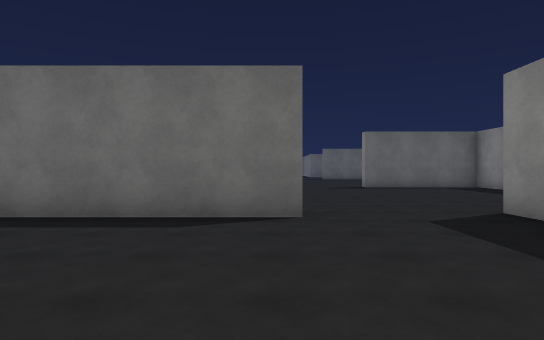
[1] (above)

24 first-person views from a walk through a Unity game level. The camera is 1.4 m above the floor, looks level and sees 75° across. The floor is counted in squares, 2 m on a side. Each view is taken from the middle of a square. On the plan, view 1 faces up. The plan holds only what a view shows up to about 11 squares ahead; the rest is blank. The place goes on beyond the plan. The player character is not drawn. Surface patterns are stand-ins for the level's own textures.

[2]
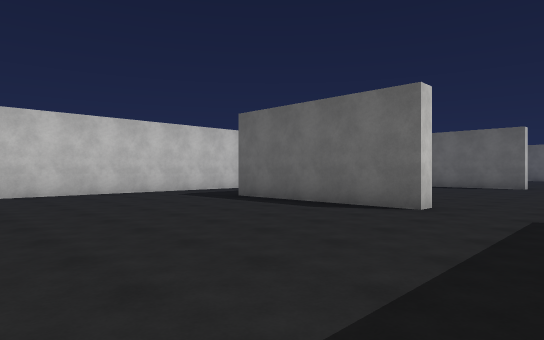

[3]
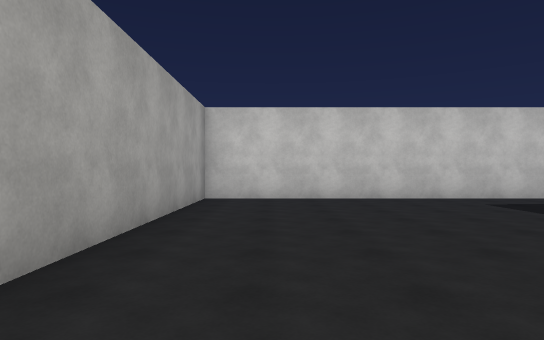

[4]
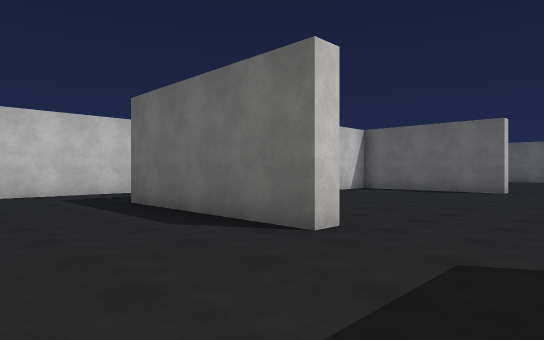

[5]
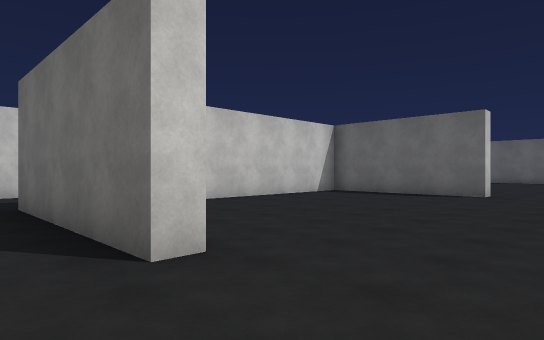

[6]
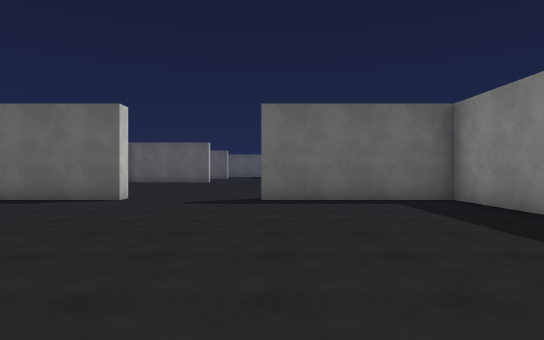

[7]
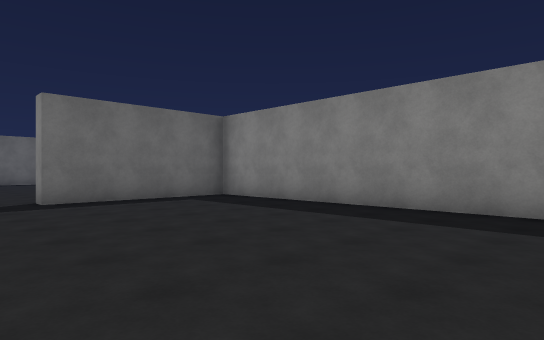

[8]
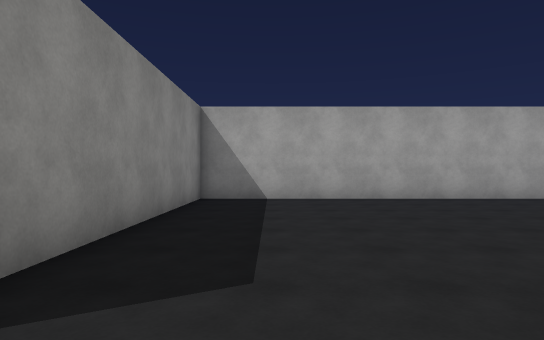

[9]
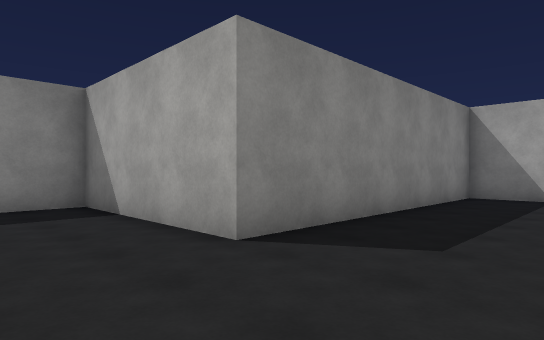

[10]
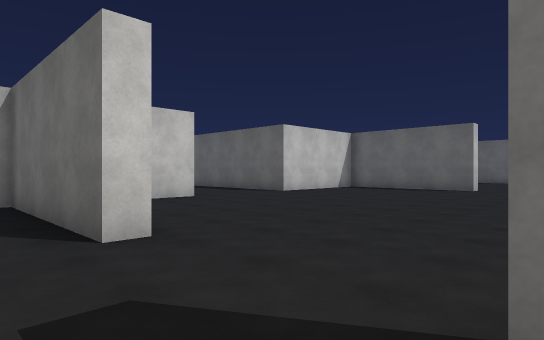

[11]
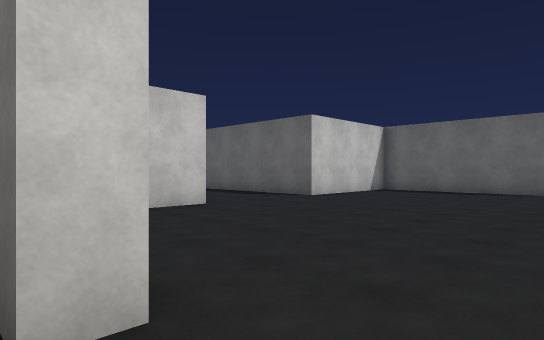

[12]
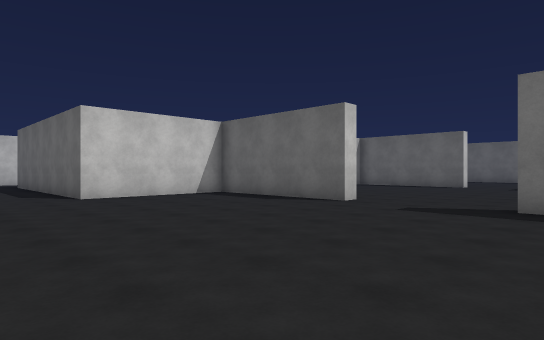

[13]
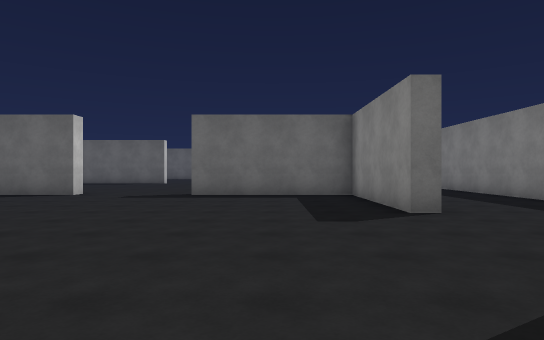

[14]
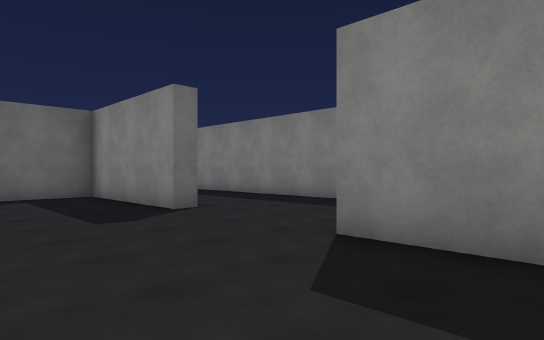

[15]
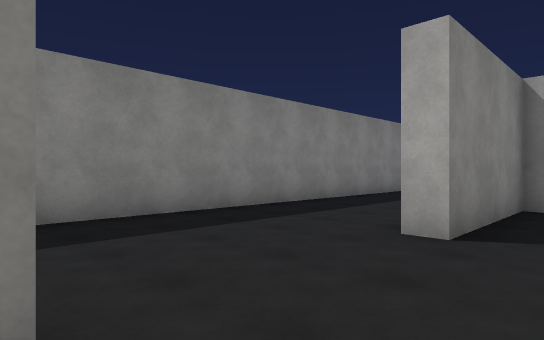

[16]
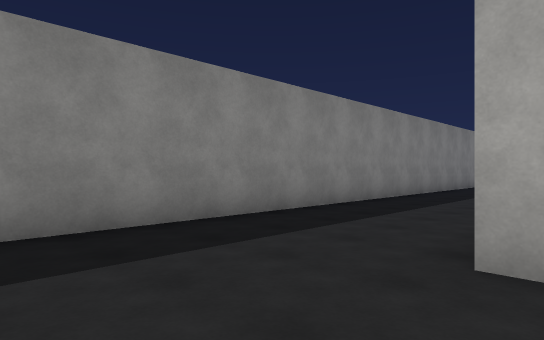

[17]
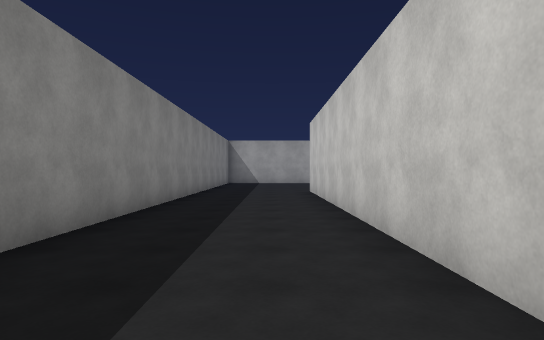

[18]
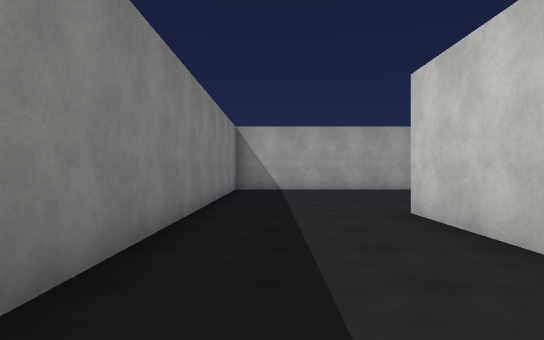

[19]
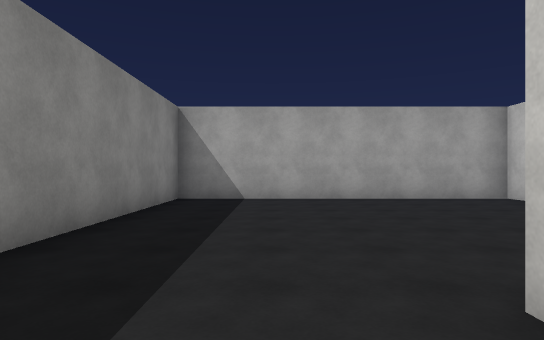

[20]
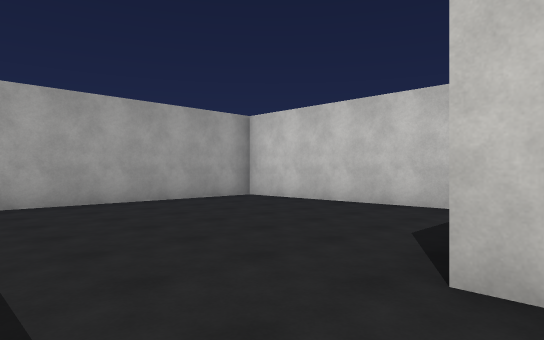

[21]
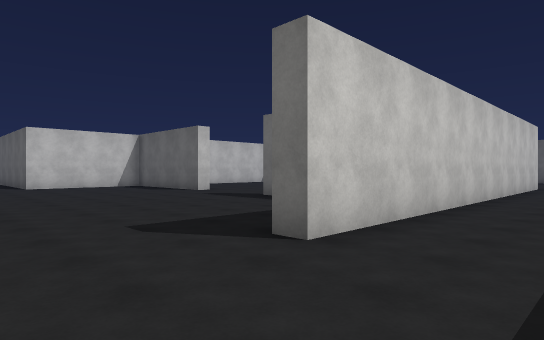

[22]
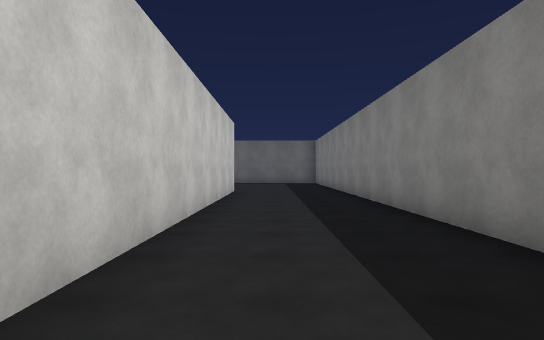

[23]
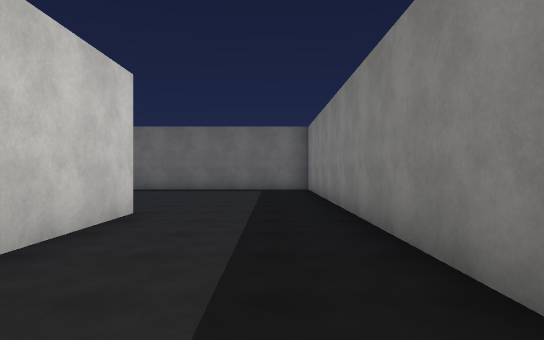

[24]
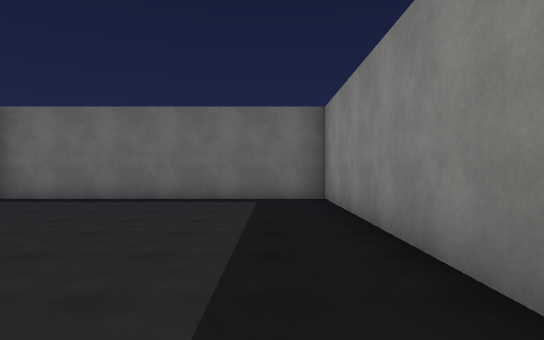

### Floor plan
Points are (right, up) in squares from view 1. A wall is a line through its corners. A room is listed if a view was taken in it or the views show most of it. See-through windows are left out.
Room 1 (views 1, 2, 3, 4, 5, 6, 7, 8, 9, 10, 11)
walls: (0.5, 5.8) (0.5, 5.3) (-4.6, 5.3); (-4.2, 12.4) (-4.2, 8.9); (-7.7, 6.8) (-7.7, -1.7) (3.7, -1.7) (3.7, 5.7) (8.3, 5.7) (8.3, 14.3) (3.7, 14.3); (0.5, 14.8) (0.5, 14.3) (-4.1, 14.3)
ways out: opening at (2, 14) to room 2
Room 2 (views 12, 13, 14, 15, 16, 17, 18, 19, 20, 21, 22, 23, 24)
walls: (0.5, 26.5) (0.5, 25.9) (-3.8, 25.9); (-4.2, 25.4) (-4.2, 21.8) (-7.9, 21.8); (-4.2, 18.4) (-4.2, 17); (3.7, 14.3) (3.7, 14.8); (8.8, 15.4) (8.8, 5.2); (8.3, 14.6) (8.3, 18.2) (8.8, 18.2); (8.8, 34.8) (8.8, 21.8) (8.3, 21.8) (8.3, 25.9) (3.8, 25.9); (4.2, 3.9) (4.2, -1.7) (12.3, -1.7) (12.3, 41.7) (4.2, 41.7)
ways out: opening at (2, 14) to room 1

Where each view was taken, in squares from view 1:
view 1: 0 up, 0 right, facing up
view 2: 1 down, 3 right, facing up-left
view 3: 0 up, 1 right, facing left
view 4: 2 up, 3 right, facing up-left
view 5: 4 up, 3 right, facing up-left
view 6: 6 up, 4 right, facing up
view 7: 6 up, 2 right, facing up-right
view 8: 7 up, 2 right, facing down
view 9: 8 up, 1 right, facing down-right
view 10: 13 up, 4 right, facing up-left
view 11: 14 up, 2 right, facing up-left
view 12: 19 up, 5 right, facing up-left
view 13: 16 up, 6 right, facing up
view 14: 16 up, 5 right, facing up-right
view 15: 22 up, 7 right, facing down-right
view 16: 21 up, 8 right, facing down-right
view 17: 17 up, 10 right, facing down
view 18: 11 up, 11 right, facing down
view 19: 7 up, 10 right, facing down
view 20: 6 up, 11 right, facing down-left
view 21: 19 up, 11 right, facing up-left
view 22: 23 up, 10 right, facing up
view 23: 29 up, 11 right, facing up
view 24: 33 up, 11 right, facing up
